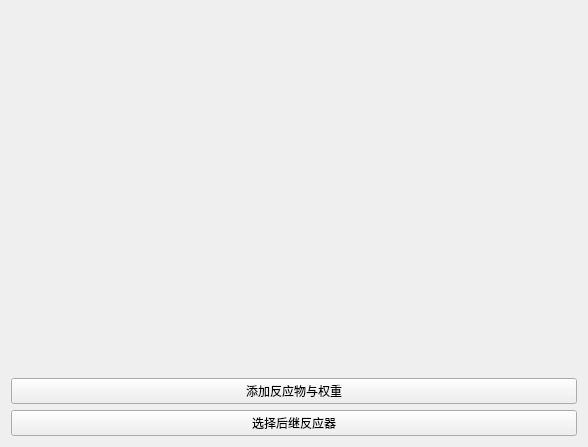
<?xml version="1.0" encoding="UTF-8"?>
<ui version="4.0">
 <class>add_iport</class>
 <widget class="QWidget" name="add_iport">
  <property name="geometry">
   <rect>
    <x>0</x>
    <y>0</y>
    <width>588</width>
    <height>447</height>
   </rect>
  </property>
  <property name="windowTitle">
   <string>Form</string>
  </property>
  <layout class="QVBoxLayout" name="verticalLayout">
   <item>
    <widget class="QWidget" name="widget" native="true">
     <layout class="QVBoxLayout" name="verticalLayout_3">
      <item>
       <spacer name="verticalSpacer">
        <property name="orientation">
         <enum>Qt::Vertical</enum>
        </property>
        <property name="sizeHint" stdset="0">
         <size>
          <width>20</width>
          <height>338</height>
         </size>
        </property>
       </spacer>
      </item>
     </layout>
    </widget>
   </item>
   <item>
    <layout class="QVBoxLayout" name="verticalLayout_2">
     <item>
      <widget class="QPushButton" name="pushButton">
       <property name="text">
        <string>添加反应物与权重</string>
       </property>
      </widget>
     </item>
     <item>
      <widget class="QPushButton" name="pushButton_2">
       <property name="text">
        <string>选择后继反应器</string>
       </property>
      </widget>
     </item>
    </layout>
   </item>
  </layout>
 </widget>
 <resources/>
 <connections/>
</ui>
